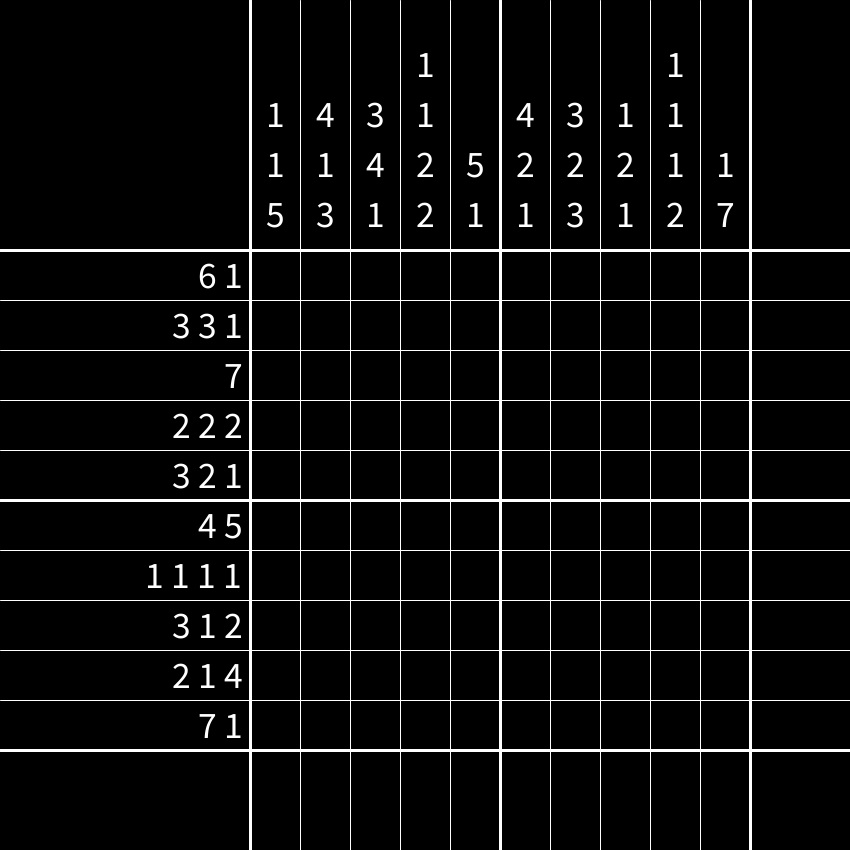
Frame 1 (no input)
Frame 60 (the mouse pressed at the canvas centre just before this capture): identical to frame 1, image omitted
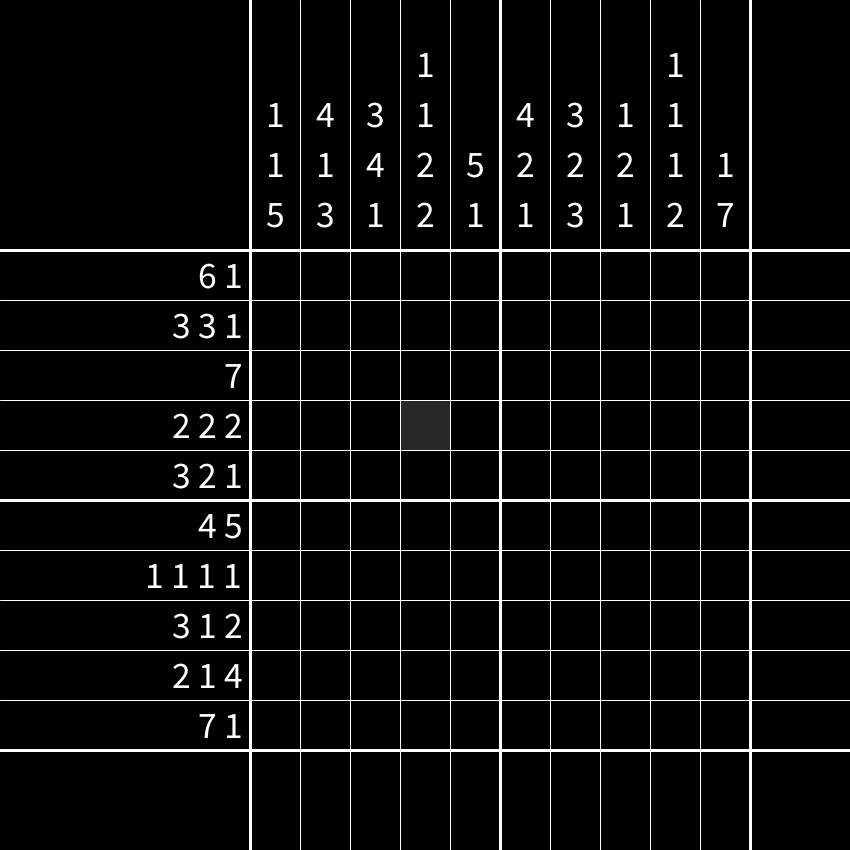
Frame 120 (the mouse held since frame 60 and released just before this capture)

The Processing sketch that drew these frames (run headless with seeded random() and noise(); from frame 60 on, the mouse is pressed at the canvas centre):

// Processing sketch: Picross
// ── Picross.pde

/*

Picross !

[Update]
THIS SHIT IS PERFECT ALMOST!
The only thing it's missing is the greying out of individual clue numbers when you've found their
only possible position. Like, if there's a [5 3] and you have on the board what is ~clearly~ the
[5] in that clue, my game doesn't inform you. But other than that, I think I accomplished
everything I wrote that I wanted to down below, so hell yeah!

Configure board size.
Tiles on board are either [ ] empty, [#] filled, or [x] blocked.
"Tiles" outside the board, on the left and above, are used to display the Clue numbers.
So, the board does not display over the entire view screen.
The mouse is used to change tiles.
  Left Click : Fill : Empty
  Right Click : Block : Empty
  Middle Click : Empty
You can also hold any of the 3 mouse buttons to paint the board.
When painting, only the first action performed may be performed on other tiles.
This means if the player clicks to fill, holds the button, and move across the board, only empty tiles will be filled.
  Blocked tiles will not be affected, and filled tiles will not be emptied.
So, in terms of controls, the performable actions are:
  Empty -> Filled
  Empty -> Blocked
  Blocked -> Filled
  Filled -> Empty
  Blocked -> Empty

When the player tries to perform [Empty -> Filled] on an incorrect tile, the game will flash the tile red and disallow the move.
When the player has blocked an incorrect tile, the Clue numbers along the relevant row or column turn red to indicate it is incorrect.

Randomly generate this board, bb.

Clue numbers auto write themselves at the beginning of play.
Clue numbers also change color (white -> gray) when they are "completed" on the board.

A counter for "Remaining Unfound Tiles" keeps track of how "unfinished" the picture is.
When the counter reaches 0, the game is completed, and the background turns green why not.
A little animation of a virtual, androgynous human-thing jerking the player off appears, to further congratulate them
and fill them with success and prideful feelings.
*/


// Global Vars
final float fillChance = 0.60;
final int cellSize = 50;
final int numClueNumbers = 5;    // If you can't see all the numbers, I think you just need to ++ this value.
final int boardx = 10;
final int boardy = 10;

final int windowCellX = boardx + numClueNumbers;
final int windowCellY = boardy + numClueNumbers;
Cell[][] board = new Cell[boardx][boardy];
String[] rowClues = new String[boardx];
String[] colClues = new String[boardy];

final int paddingRight = cellSize*2;
final int paddingBottom = cellSize*2;
final int windowWidthInit = windowCellX * cellSize + paddingRight;
final int windowHeightInit = windowCellY * cellSize + paddingBottom;

int lastGridX = -1;
int lastGridY = -1;

boolean gameWon = false;

DrawShapes shape = new DrawShapes();

// Passively setup the screen stuff.
void settings() {
  size(windowWidthInit, windowHeightInit);
}

// Begin, Boys
void setup() {
  
  // Initiate and build the game board.
  for (int x = 0; x < boardx; x++) {
    for (int y = 0; y < boardy; y++) {
      board[x][y] = new Cell();
      board[x][y].randomSetup();
    }
  }
  
  // Build the Clue numbers that pair with each row and column.
  int groupCount;
  
  // Row Clue Numbers
  for (int r = 0; r < boardy; r++) {
    rowClues[r] = "";
    groupCount = 0;
    for (int i = boardx-1; i >= 0; i--) {
      if (board[i][r].hiddenValue == true) {
        // If a filled cell was encountered, add it to our growing count of the current group we're looking at right now at this specific moment in time.
        groupCount++;
      } else {
        // If a space is encountered, and a group was being counted, add it to the clues.
        if (groupCount > 0) {
          rowClues[r] = str(groupCount) + " " + rowClues[r];
          groupCount = 0;
        }
      }
    }
    // Final Addition, if group continued up to boundary.
    if (groupCount > 0)
      rowClues[r] = str(groupCount) + " " + rowClues[r];
  }
  
  // Col Clue Numbers
  for (int c = 0; c < boardx; c++) {
    colClues[c] = "";
    groupCount = 0;
    for (int i = boardy-1; i >= 0; i--) {
      if (board[c][i].hiddenValue == true) {
        // If a filled cell was encountered, add it to our growing count of the current group we're looking at right now at this specific moment in time.
        groupCount++;
      } else {
        // If a space is encountered, and a group was being counted, add it to the clues.
        if (groupCount > 0) {
          colClues[c] = str(groupCount) + " " + colClues[c];
          groupCount = 0;
        }
      }
    }
    // Final Addition, if group continued up to boundary.
    if (groupCount > 0)
      colClues[c] = str(groupCount) + " " + colClues[c];
  }
}

void update() {
  // Update all Cell's timers
  for (int x = 0; x < boardx; x++) {
  for (int y = 0; y < boardy; y++) {
    board[x][y].update();
  }}
  
  checkForVictory();
}

void draw() {
  update();
  
  background(0);
  
  // Draw Victory Green Background
  if (gameWon)
    background(0, 40, 80);
  
  // Draw highlight on the square the player is looking at.
  if (gridPointIsValid(mouseX/cellSize, mouseY/cellSize))
    shape.drawHighlight(mouseX/cellSize, mouseY/cellSize);
    // Also draw one on the row and col headers for nice-ness hav-ing.
  
  // Draw Playfield
  if (!gameWon) {
    noFill();
    stroke(255);
    for (int i = numClueNumbers; i <= max(windowCellX, windowCellY); i++) {
      // Every 5 lines on the playfield, use thicker lines for a nice visual aid.
      if ((i - numClueNumbers) % 5 == 0)
        strokeWeight(3);
      else
        strokeWeight(1);
    
      if (i <= windowCellX)                         // Column Lines
        line(i*cellSize, 0, i*cellSize, height);
      if (i <= windowCellY)                         // Row Lines
        line(0, i*cellSize, width, i*cellSize);
    }
    strokeWeight(1);  // Reset, just in case.
  }
  
  // Draw Board Contents
  for (int x = 0; x < boardx; x++) {
  for (int y = 0; y < boardy; y++) {
    if (board[x][y].state == CellState.filled)
      shape.drawFill(x+numClueNumbers, y+numClueNumbers);
    if (board[x][y].state == CellState.blocked)
      shape.drawX(x+numClueNumbers, y+numClueNumbers);
    if (board[x][y].isFlashing())
      shape.drawFlash(x+numClueNumbers, y+numClueNumbers, board[x][y].getFlashOpacity());
  }}
  
  // Draw Clue Numbers
  textSize(cellSize*0.75);
  
  // Row Numbers
  textAlign(RIGHT, CENTER);
  for (int r = 0; r < boardy; r++) {
    // Change the color for clue numbers to make them sexier.
    if (checkRowCorrectness(r)) {
      if (checkRowFull(r))
        fill(60);
      else
        fill(255);
    } else {
      fill(200, 0, 0);
    }
    if (gameWon)
      fill(0, 0, 0, 0);
    
    text(rowClues[r], numClueNumbers*cellSize, (r+numClueNumbers)*cellSize + cellSize/2);
  }
  
  // Col Numbers
  textAlign(CENTER, TOP);
  String[] nums;
  for (int c = 0; c < boardx; c++) {
    // Change the color for clue numbers if the col is wrong.
    if (checkColCorrectness(c)) {
      if (checkColFull(c))
        fill(60);
      else
        fill(255);
    } else {
      fill(200, 0, 0);
    }
    if (gameWon)
      fill(0, 0, 0, 0);
      
    // Get an array of each number.
    nums = convertStringToArray(colClues[c]);
    
    // Now draw all those numbers as a tower.
    for (int i = nums.length-1; i >= 0; i--) {
      text(nums[i], (c + numClueNumbers)*cellSize + cellSize/2, (numClueNumbers - (nums.length-1) + i)*cellSize);
    }
  }
  
  // Draw Victory Graphics
  if (gameWon) {
    shape.drawVictoryScreen();
  }
}

void mousePressed() {
  if (gameWon == true)
    return;
  
  int gridX = mouseX / cellSize;
  int gridY = mouseY / cellSize;
  lastGridX = gridX;
  lastGridY = gridY;
  
  // If mouse was not clicked on the board, ignore and exit.
  if (gridPointIsValid(gridX, gridY) != true)
    return;
    
  // Now let's just consider the board itself.
  gridX = gridX - numClueNumbers;
  gridY = gridY - numClueNumbers;
  
  // ### Bring on them interactive flavors, son!
  
  if (mouseButton == LEFT) {
    // Flip cell from empty to filled and back.
    board[gridX][gridY].actionFill();
  }
  
  if (mouseButton == RIGHT) {
    board[gridX][gridY].actionBlock();
  }
  
  if (mouseButton == CENTER) {
    board[gridX][gridY].actionEmpty();
  }
}

void mouseDragged() {
  if (gameWon == true)
    return;
  
  int gridX = mouseX / cellSize;
  int gridY = mouseY / cellSize;
  boolean moved = false;
  
  // If the mouse moved from one cell to another, remember that like TellTale.
  if (gridX != lastGridX || gridY != lastGridY) {
    moved = true;
    lastGridX = gridX;
    lastGridY = gridY;
  }
    
  // If mouse has not moved cells, ignore the rest, save cycles.
  if (moved == false)
    return;
    
  // If grid point is invalid (not on the board), ignore the rest, save cycles.
  if (gridPointIsValid(gridX, gridY) != true)
    return;
    
  // Convert grid coordinates to board-only coordinates.
  gridX -= numClueNumbers;
  gridY -= numClueNumbers;
  
  // Make stuff happen with da buttons.
  if (mouseButton == CENTER) {        // ActionEmpty() has priority.
    board[gridX][gridY].actionEmpty();
  } else if (mouseButton == RIGHT) {  // ActionBlock() has 2nd priority.
    board[gridX][gridY].actionBlock(true);
  } else if (mouseButton == LEFT) {   // ActionFill() has least priority.
    board[gridX][gridY].actionFill(true);
  }
}

void mouseReleased() {
  if (mouseButton == LEFT) {}
  if (mouseButton == RIGHT) {}
  if (mouseButton == CENTER) {}
}

boolean gridPointIsValid(int x, int y) {
  boolean result = false;
  
  if (x >= numClueNumbers && x < windowCellX &&
      y >= numClueNumbers && y < windowCellY)
    result = true;
    
  return result;
}

String[] convertStringToArray(String source) {
  // Figure out how many spaces are in the hint string.
  int numHints = 1;
  for (int i = 0; i < source.length(); i++) {
    if (source.charAt(i) == ' ')
      numHints++;
  }
    
  // Create a receptacle
  String[] nums = new String[numHints];
    
  // Plug them boys into the receptacle.
  source = source + " ";
  for (int i = 0; i < nums.length; i++) {
    nums[i] = source.substring(0, source.indexOf(' '));
    source = source.substring(source.indexOf(' ')+1, source.length());
  }
    
  return nums;
}

void checkForVictory() {
  // Iterate over all cells. If ~one~ is found to not be filled that should be, then return and do not set gameWon = true;
  for (int x = 0; x < boardx; x++) {
  for (int y = 0; y < boardy; y++) {
    if (board[x][y].hiddenValue == true && board[x][y].state == CellState.empty)
      return;
  }}
  
  gameWon = true;
}

boolean checkRowCorrectness(int r) {
  boolean result = true;
  
  // Just confirm no X's exist on cells with hiddenValue=true.
  for (int i = 0; i < boardx; i++) {
    if (board[i][r].hiddenValue == true && board[i][r].state == CellState.blocked)
      result = false;
  }
  
  return result;
}

boolean checkColCorrectness(int c) {
  boolean result = true;
  
  // Just confirm no X's exist on cells with hiddenValue=true.
  for (int i = 0; i < boardy; i++) {
    if (board[c][i].hiddenValue == true && board[c][i].state == CellState.blocked)
      result = false;
  }
  
  return result;
}

boolean checkRowFull(int r) {
  boolean result = true;
  
  for (int i = 0; i < boardy; i++) {
    if (board[i][r].state == CellState.empty)
      result = false;
  }
  
  return result;
}

boolean checkColFull(int c) {
  boolean result = true;
  
  for (int i = 0; i < boardx; i++) {
    if (board[c][i].state == CellState.empty)
      result = false;
  }
  
  return result;
}
// ── Cell.pde
/*

*/

class Cell {
  // Basic Vars
  boolean hiddenValue;  // True if the secret image includes this tile.
  CellState state;      // One of three possible values, representing the tile's form as a result of play on the board.
  
  // Error-Flash Animation Vars
  int anim_flashCounter;
  final int anim_flashTimer = 60;
  
  public Cell() {
    reset();
  }
  
  public Cell(boolean fill) {
    reset();
    this.hiddenValue = fill;
  }
  
  public void reset() {
    this.hiddenValue = false;
    this.state = CellState.empty;
  }
  
  public void randomSetup() {
    reset();
    this.hiddenValue = (random(1) < fillChance) ? true : false;
  }
  
  public boolean actionFill() {
    return actionFill(false);
  }
  
  public boolean actionFill(boolean onlyFill) {
    boolean result = false;
    
    // Filled -> Empty
    if (this.state == CellState.filled && !onlyFill) {
      this.state = CellState.empty;
      result = true;
      
    // Empty -> Filled || Blocked -> Filled
    } else if (this.hiddenValue == true) {
      this.state = CellState.filled;
      result = true;
      
    // HiddenValue = False --- Disallow
    } else {
      flash();
    }
    
    return result;
  }
  
  public boolean actionBlock() {
    return actionBlock(false);
  }
  
  public boolean actionBlock(boolean onlyBlock) {
    boolean result = false;
    
    // Blocked -> Empty
    if (this.state == CellState.blocked && !onlyBlock) {
      this.state = CellState.empty;
      result = true;
      
    // Empty -> Blocked
    } else if (this.state == CellState.empty) {
      this.state = CellState.blocked;
      result = true;
    }
    
    // Filled -> Blocked --- Disallow
      // Leave result = false
    
    return result;
  }
  
  public boolean actionEmpty() {
    this.state = CellState.empty;
    return true;
  }
  
  public boolean isIncorrect() {
    boolean result = false;
    
    if (this.state == CellState.filled &&
        this.hiddenValue == false)
      result = true;
    
    if (this.state == CellState.blocked &&
        this.hiddenValue == true)
      result = true;
    
    return result;
  }
  
  public void flash() {
    this.anim_flashCounter = anim_flashTimer;
  }
  
  public void update() {
    if (anim_flashCounter > 0)
      anim_flashCounter--;
  }
  
  public boolean isFlashing() {
    return (anim_flashCounter > 0) ? true : false;
  }
  
  public float getFlashOpacity() {
    return pow(((float)anim_flashCounter / anim_flashTimer), 2);
  }
}

enum CellState {
  empty,
  filled,
  blocked
}
// ── DrawShapes.pde
class DrawShapes {
  public DrawShapes() {
  }
  
  public void drawX(int x, int y) {
    // If game is won, uh, don't draw these ugly shits.
    if (gameWon)
      return;
    
    // Draw an orange X shape within a cellSize sized box.
    noStroke();
    fill(240, 160, 0);
    x = x * cellSize;
    y = y * cellSize;
    
    quad(x+(cellSize*0.2), y+(cellSize*0.7), x+(cellSize*0.3), y+(cellSize*0.8), x+(cellSize*0.8), y+(cellSize*0.3), x+(cellSize*0.7), y+(cellSize*0.2));
    quad(x+(cellSize*0.2), y+(cellSize*0.3), x+(cellSize*0.3), y+(cellSize*0.2), x+(cellSize*0.8), y+(cellSize*0.7), x+(cellSize*0.7), y+(cellSize*0.8));
  }
  
  public void drawFill(int x, int y) {
    // Draw a blue box the size of cellSize.
    noStroke();
    fill(0, 160, 240);
    x = x * cellSize;
    y = y * cellSize;
    
    rect(x+(cellSize*0.1), y+(cellSize*0.1), (cellSize*0.80), (cellSize*0.80));
  }
  
  public void drawFlash(int x, int y, float o) {
    // Draw a red box the size of cellSize with transparency given by var o.
    noStroke();
    fill(240, 0, 0, 255*o);
    x = x * cellSize;
    y = y * cellSize;
    
    rect(x+1, y+1, cellSize-2, cellSize-2);
  }
  
  public void drawSquare(int x, int y) {
    noStroke();
    fill(255);
    x = x * cellSize;
    y = y * cellSize;
    int border = (int)(cellSize*0.1);
    
    rect(x+border, y+border, cellSize-border, cellSize-border);
  }
  
  public void drawHighlight(int x, int y) {
    noStroke();
    fill(40);
    x = x * cellSize;
    y = y * cellSize;
    int b = 1;
    
    rect(x+b, y+b, cellSize-b, cellSize-b);
  }
  
  public void drawVictoryScreen() {
    fill(255);
    
    int[] drawing = {0, 1, 1, 1, 0,
                     1, 0, 0, 0, 1,
                     1, 0, 0, 0, 1,
                     1, 0, 0, 0, 1,
                     0, 1, 1, 1, 0,
                     1, 1, 1, 1, 1,
                     1, 0, 0, 0, 1,
                     1, 0, 1, 0, 1,
                     1, 0, 1, 0, 1,
                     1, 1, 1, 0, 1,
                     0, 1, 1, 1, 0,
                     1, 0, 0, 0, 1,
                     1, 0, 0, 0, 1,
                     1, 0, 0, 0, 1,
                     1, 0, 0, 0, 1};
    // Iterate over the matrix and draw dat hot stuff.
    int y = -1;
    int x = 0;
    for (int i = 0; i < drawing.length; i++) {
      if (i % 5 == 0) {
        y++;
        x = 0;
      } else
        x++;
      
      // Only draw when a 1 is present.
      if (drawing[x + y*5] == 1)
        shape.drawSquare(x, y);
    }
    
    // Now congratulate the player on unlocking their fine art piece.
    textSize(cellSize*2);
    textAlign(LEFT, TOP);
    text("YOU WIN", cellSize*6, cellSize);
    textSize(cellSize*0.5);
    text("BE FUCKING HAPPY ABOUT IT", cellSize*6.8, cellSize*3);
  }
}
